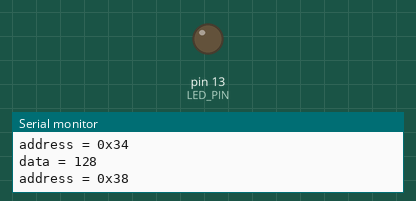
Recording of a sketch running on a simulated Arduino Pro Mini, built with avr-gcc and run on an emulated ATmega328P. On the bench: output pins drawn as LEDs (lit = HIGH), the last lines printed to the serial monitor. Wiring (inferred from the names in the program): 24Cxx EEPROM at I2C address 0x50. Dashed ring = blinking. EEPROM starts erased.

Above: at 0.4 s.
At 2.55 s:
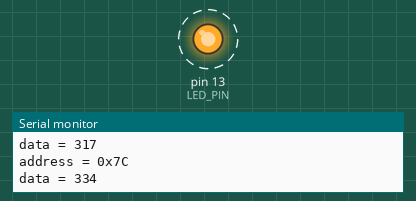
Timing chart, 0 to 3.0 s (numbered marks = the images above):
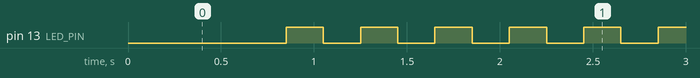

Measured:
- by itself, pin 13 (LED_PIN): alternates HIGH for 0.20 s and LOW for 0.20 s

The sketch:

BattTestWrite.ino
```cpp
#include <Wire.h>

#define AT24C256_ADDR 0x50
#define LED_PIN 13    // LED pin for Pro Mini

void setup() {
  Wire.begin();
  Serial.begin(9600);
  pinMode(LED_PIN, OUTPUT);
}

unsigned short address = 0x0000;
int count = 0;

void loop() {
  if (count < 32) {
    ++count;
    writeMillis();

    delay(5);
  }
  else {
    digitalWrite(LED_PIN, HIGH);
    delay(200);
    digitalWrite(LED_PIN, LOW);
    delay(200);
  }
}

void writeMillis() {
  unsigned long data = millis();

  Serial.print("address = 0x");
  Serial.println(address, HEX);
  Serial.print("data = ");
  Serial.println(data, HEX);

  Wire.beginTransmission(AT24C256_ADDR);
  Wire.write((address & 0xFF00) >> 8);
  Wire.write(address & 0xFF);

  Wire.write(data >> 24 & 0xFF);
  Wire.write(data >> 16 & 0xFF);
  Wire.write(data >> 8 & 0xFF);
  Wire.write(data & 0xFF);
  Wire.endTransmission();

  address += sizeof(long);
}
```
